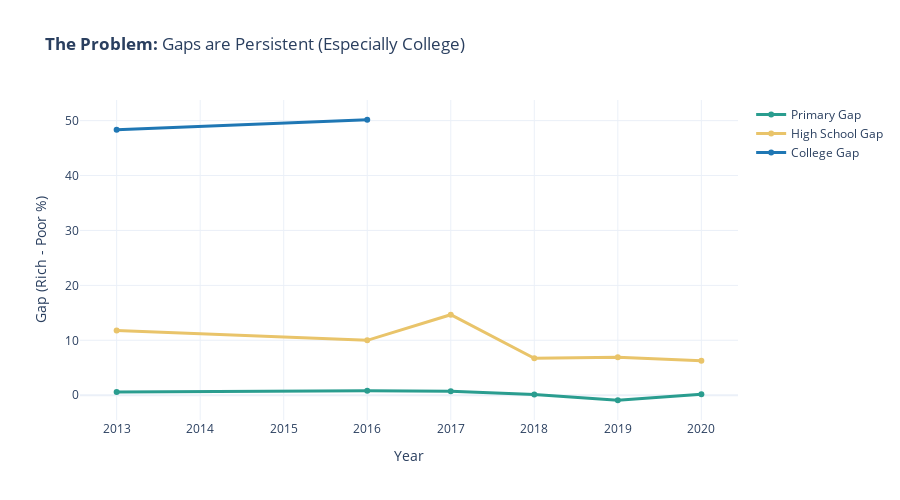

Notebook cell for this chart:
### Markdown cell above
### **The Trend: The "Floor" vs. The "Ceiling"**

Tracking these gaps over time reveals a crucial insight. The gap in basic education (Primary/High School) is relatively stable and small. The barrier is not at the entry level; it is at the advancement level.

### Code cell
fig2 = go.Figure()
gap_config = [('Primary', 'Primary_Gap', colors['primary']), 
              ('High School', 'HighSchool_Gap', colors['highschool']), 
              ('College', 'College_Gap', colors['college'])]

for label, col_name, colr in gap_config:
    if col_name in final_df.columns:
        fig2.add_trace(go.Scatter(x=final_df['Year'], y=final_df[col_name], 
                                  name=f'{label} Gap', line=dict(color=colr, width=3)))
fig2.update_layout(title="<b>The Problem:</b> Gaps are Persistent (Especially College)", 
                   xaxis_title="Year", yaxis_title="Gap (Rich - Poor %)", template="plotly_white", height=500)
fig2.show()

### Figure 1 — Plotly figure (JSON) as saved in the notebook; plotly's stock layout.template omitted (floating-point values rounded to 4 significant figures)
{"data": [{"line": {"color": "#2A9D8F", "width": 3}, "name": "Primary Gap", "type": "scatter", "x": [2013, 2016, 2017, 2018, 2019, 2020], "y": [0.6067, 0.8267, 0.7081, 0.1157, -0.9131, 0.1616]}, {"line": {"color": "#E9C46A", "width": 3}, "name": "High School Gap", "type": "scatter", "x": [2013, 2016, 2017, 2018, 2019, 2020], "y": [11.77, 9.993, 14.66, 6.737, 6.911, 6.289]}, {"line": {"color": "#1f77b4", "width": 3}, "name": "College Gap", "type": "scatter", "x": [2013, 2016, 2017, 2018, 2019, 2020], "y": [48.35, 50.16, null, null, null, null]}], "layout": {"height": 500, "title": {"text": "<b>The Problem:</b> Gaps are Persistent (Especially College)"}, "xaxis": {"title": {"text": "Year"}}, "yaxis": {"title": {"text": "Gap (Rich - Poor %)"}}}}
